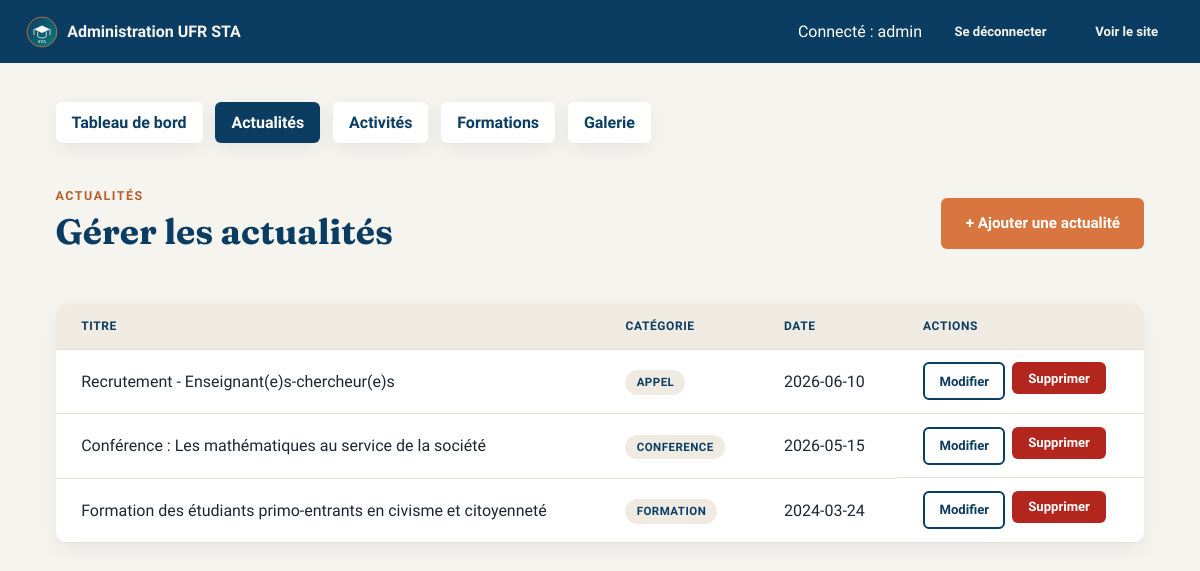
Page /admin/actualites (signed in) on the committed database.
### tables this page shows
CREATE TABLE actualites (
    id                INTEGER PRIMARY KEY AUTOINCREMENT,
    titre             TEXT NOT NULL,
    date_publication  TEXT NOT NULL,
    description       TEXT,
    photo             TEXT,
    categorie         TEXT DEFAULT 'actualite'
);

### backend/app.py (the view)
@app.route("/admin/actualites")
@login_required
def admin_actualites():
    liste = query_db("SELECT * FROM actualites ORDER BY date_publication DESC")
    return render_template("admin/actualites_list.html", actualites=liste)

### backend/app.py (called while the page is built)
def get_db():
    if "db" not in g:
        g.db = sqlite3.connect(app.config["DATABASE"])
        g.db.row_factory = sqlite3.Row
        g.db.execute("PRAGMA foreign_keys = ON")
    return g.db

def query_db(query, args=(), one=False):
    cur = get_db().execute(query, args)
    rows = cur.fetchall()
    cur.close()
    return (rows[0] if rows else None) if one else rows

def login_required(view):
    @wraps(view)
    def wrapped(*args, **kwargs):
        if not session.get("admin_logged_in"):
            flash("Veuillez vous connecter pour acceder a l'administration.", "error")
            return redirect(url_for("admin_login"))
        return view(*args, **kwargs)
    return wrapped

@app.context_processor
def inject_globals():
    ticker_items = query_db(
        "SELECT id, titre FROM actualites ORDER BY date_publication DESC LIMIT 6"
    )
    return {
        "current_year": datetime.now().year,
        "nom_ufr": "UFR Sciences et Technologies Avancées (STA)",
        "ticker_items": ticker_items,
    }

### templates/admin/actualites_list.html (shortened to what this page needs)
{% extends "admin/base.html" %}
{% block content %}
<div class="section-header--flex">
  <div>
    <span class="eyebrow">Actualités</span>
    <h2>Gérer les actualités</h2>
  </div>
  <a class="btn btn--primary" href="{{ url_for('admin_actualite_ajouter') }}">+ Ajouter une actualité</a>
</div>
{% if actualites %}
<div class="table-wrapper">
  <table>
    <thead>
      <tr>
        <th>Titre</th>
        <th>Catégorie</th>
        <th>Date</th>
        <th>Actions</th>
      </tr>
    </thead>
    <tbody>
      {% for actu in actualites %}
      <tr>
        <td>{{ actu['titre'] }}</td>
        <td><span class="badge">{{ actu['categorie'] }}</span></td>
        <td>{{ actu['date_publication'] }}</td>
        <td class="actions-cell">
          <a class="btn btn--small btn--ghost" href="{{ url_for('admin_actualite_modifier', actu_id=actu['id']) }}">Modifier</a>
          <form method="POST" action="{{ url_for('admin_actualite_supprimer', actu_id=actu['id']) }}" data-confirm="Supprimer cette actualité ?">
            <button type="submit" class="btn btn--small btn--danger">Supprimer</button>
          </form>
        </td>
      </tr>
      {% endfor %}
    </tbody>
  </table>
</div>
{% else %}
<p class="empty-state">Aucune actualité enregistrée. Commencez par en ajouter une.</p>
{% endif %}
{% endblock %}

### static/css/style.css (style rules this page uses)
:root { --color-navy: #0b3d62; --color-navy-dark: #082b46; --color-teal: #0e7c7b; --color-terracotta: #d9763f; --color-terracotta-dark: #b85f2c; --color-cream: #f6f4ef; --color-cream-dark: #efebe2; --color-ink: #1c2733; --color-ink-soft: #4a5568; --color-white: #ffffff; --color-line: #e3e0d6; --color-success: #1f7a4d; --color-error: #b3261e; --font-display: "Fraunces", Georgia, "Times New Roman", serif; --font-body: "Source Sans 3", "Segoe UI", Arial, sans-serif; --space-xs: 0.4rem; --space-sm: 0.8rem; --space-md: 1.6rem; --space-lg: 2.4rem; --space-xl: 4rem; --space-2xl: 6rem; --container-width: 1140px; --radius-sm: 6px; --radius-md: 12px; --shadow-card: 0 6px 20px rgba(11, 61, 98, 0.08); --shadow-card-hover: 0 12px 28px rgba(11, 61, 98, 0.14); }
*, *::before, *::after { box-sizing: border-box; }
html { scroll-behavior: smooth; }
body { margin: 0; font-family: var(--font-body); color: var(--color-ink); background: var(--color-cream); line-height: 1.6; -webkit-font-smoothing: antialiased; }
a { color: var(--color-teal); text-decoration: none; }
h1, h2, h3, h4 { font-family: var(--font-display); color: var(--color-navy); line-height: 1.15; margin: 0 0 var(--space-sm); }
h2 { font-size: clamp(1.5rem, 3.4vw, 2.2rem); }
.eyebrow { display: inline-block; font-family: var(--font-body); font-weight: 700; letter-spacing: 0.12em; text-transform: uppercase; font-size: 0.78rem; color: var(--color-terracotta-dark); margin-bottom: var(--space-xs); }
.btn { display: inline-block; font-family: var(--font-body); font-weight: 600; padding: 0.7rem 1.4rem; border-radius: var(--radius-sm); border: 2px solid transparent; cursor: pointer; text-decoration: none; font-size: 0.95rem; transition: transform 0.15s ease, box-shadow 0.15s ease; }
.btn--primary { background: var(--color-terracotta); color: var(--color-white); }
.btn--ghost { background: transparent; border-color: var(--color-navy); color: var(--color-navy); }
.btn--small { padding: 0.4rem 0.9rem; font-size: 0.82rem; }
.btn--danger { background: var(--color-error); color: var(--color-white); }
.badge { display: inline-block; background: var(--color-cream-dark); color: var(--color-navy); border-radius: 999px; padding: 0.2rem 0.7rem; font-size: 0.72rem; font-weight: 700; text-transform: uppercase; letter-spacing: 0.04em; }
.table-wrapper { overflow-x: auto; background: var(--color-white); border-radius: var(--radius-md); box-shadow: var(--shadow-card); }
table { width: 100%; border-collapse: collapse; min-width: 560px; }
th, td { text-align: left; padding: var(--space-sm) var(--space-md); border-bottom: 1px solid var(--color-line); white-space: nowrap; }
th { background: var(--color-cream-dark); color: var(--color-navy); font-family: var(--font-body); text-transform: uppercase; font-size: 0.75rem; letter-spacing: 0.05em; }
.actions-cell { display: flex; gap: var(--space-xs); }
.section-header--flex { display: flex; align-items: center; justify-content: space-between; flex-wrap: wrap; gap: 1rem; max-width: none; margin-bottom: var(--space-lg); }

### rows in the picture
actualites: titre "Recrutement - Enseignant(e)s-chercheur(e)s", categorie "APPEL", date_publication "2026-06-10"
actualites: titre "Conférence : Les mathématiques au service de la société", categorie "CONFERENCE", date_publication "2026-05-15"
actualites: titre "Formation des étudiants primo-entrants en civisme et citoyenneté", categorie "FORMATION", date_publication "2024-03-24"

### other values in the picture
{{ session.get('admin_username', '') }} "admin"
